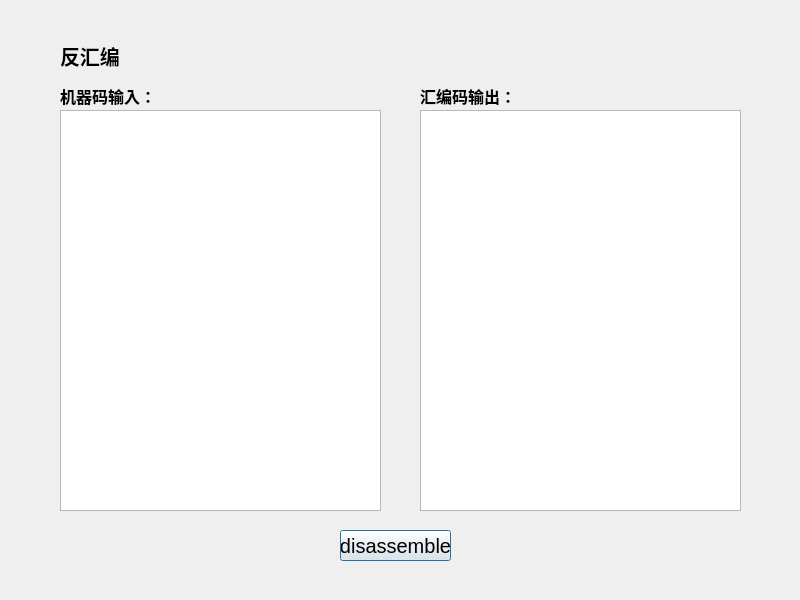
<?xml version="1.0" encoding="UTF-8"?>
<ui version="4.0">
 <class>Diswindow</class>
 <widget class="QDialog" name="Diswindow">
  <property name="geometry">
   <rect>
    <x>0</x>
    <y>0</y>
    <width>800</width>
    <height>600</height>
   </rect>
  </property>
  <property name="windowTitle">
   <string>Dialog</string>
  </property>
  <widget class="QPushButton" name="pushButton">
   <property name="geometry">
    <rect>
     <x>340</x>
     <y>530</y>
     <width>111</width>
     <height>31</height>
    </rect>
   </property>
   <property name="font">
    <font>
     <family>MS UI Gothic</family>
     <pointsize>15</pointsize>
    </font>
   </property>
   <property name="text">
    <string>disassemble</string>
   </property>
  </widget>
  <widget class="QPlainTextEdit" name="coe_input">
   <property name="geometry">
    <rect>
     <x>60</x>
     <y>110</y>
     <width>321</width>
     <height>401</height>
    </rect>
   </property>
   <property name="font">
    <font>
     <pointsize>12</pointsize>
    </font>
   </property>
  </widget>
  <widget class="QPlainTextEdit" name="asm_output">
   <property name="geometry">
    <rect>
     <x>420</x>
     <y>110</y>
     <width>321</width>
     <height>401</height>
    </rect>
   </property>
   <property name="font">
    <font>
     <pointsize>12</pointsize>
    </font>
   </property>
  </widget>
  <widget class="QLabel" name="label">
   <property name="geometry">
    <rect>
     <x>60</x>
     <y>40</y>
     <width>121</width>
     <height>31</height>
    </rect>
   </property>
   <property name="font">
    <font>
     <pointsize>15</pointsize>
     <weight>75</weight>
     <bold>true</bold>
    </font>
   </property>
   <property name="text">
    <string>反汇编</string>
   </property>
  </widget>
  <widget class="QLabel" name="label_2">
   <property name="geometry">
    <rect>
     <x>60</x>
     <y>80</y>
     <width>121</width>
     <height>31</height>
    </rect>
   </property>
   <property name="font">
    <font>
     <pointsize>12</pointsize>
     <weight>75</weight>
     <bold>true</bold>
    </font>
   </property>
   <property name="text">
    <string>机器码输入：</string>
   </property>
  </widget>
  <widget class="QLabel" name="label_3">
   <property name="geometry">
    <rect>
     <x>420</x>
     <y>80</y>
     <width>121</width>
     <height>31</height>
    </rect>
   </property>
   <property name="font">
    <font>
     <pointsize>12</pointsize>
     <weight>75</weight>
     <bold>true</bold>
    </font>
   </property>
   <property name="text">
    <string>汇编码输出：</string>
   </property>
  </widget>
 </widget>
 <resources/>
 <connections/>
</ui>
